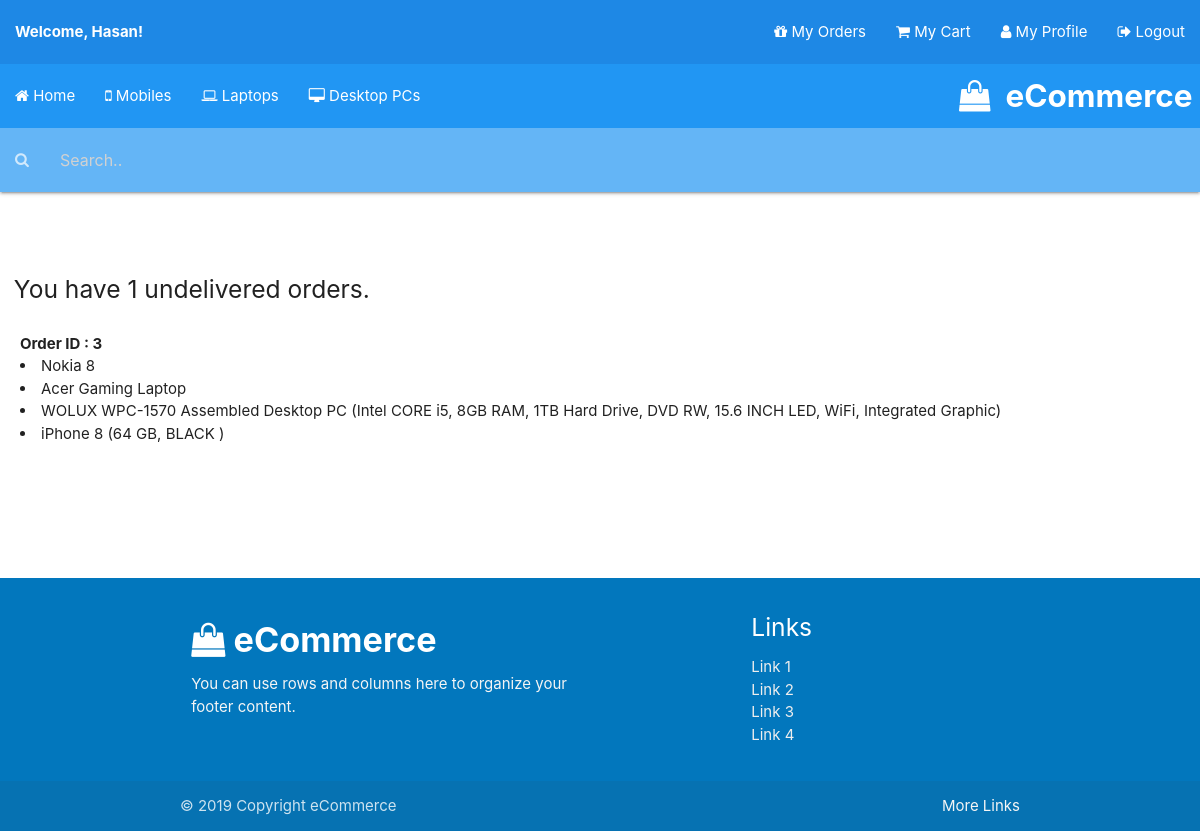
The page /orders.php (signed in) on the database its author committed.
### tables this page shows
CREATE TABLE `orders` (
  `id` int(11) NOT NULL,
  `username` varchar(255) NOT NULL,
  `email` varchar(255) DEFAULT NULL,
  `products` text NOT NULL,
  `delivered` tinyint(1) NOT NULL DEFAULT '0'
);

### orders.php (the view, shortened to what this page needs)
<?php
include("auth.php");
?>
<?php include 'head.php'; ?>
<?php
if(isset($_SESSION["username"])){
        $userid = $_SESSION['username'];
        $conn= new mysqli("localhost","root","albarkaat","pubg");
        $sql = "SELECT * from orders where username = '$userid' AND delivered = false";
        $query = mysqli_query($conn, $sql);
        $no = 0;
        while ($row = mysqli_fetch_array($query))
        {
                $no++;
        }
        if ($no > 0) {
                echo "<h5>";
                echo "&nbsp;&nbsp;You have ".$no. " undelivered orders.";
                echo "</h5>";
                $conn = new mysqli("localhost","root","albarkaat","pubg");
                $sql = "SELECT * from orders where username = '$userid' AND delivered = false";
                $query = mysqli_query($conn, $sql);
                while ($row = mysqli_fetch_array($query))
                {
                        echo "<div style='padding: 10px; margin: 10px'>";
                        echo "<b>Order ID : ".$row['id']."</b><li> " .$row['products']." </li><br>";
                        echo "</div>";
                }
        }
        else
        {
               echo "<div style='padding: 10px; margin: 10px'>";
               echo "<b><h5>You don't have any undelivered orders. Click <a href='index.php'>here </a> to start shopping.</h5></b>";
               echo "</div>";
               echo "<br><br><br><br><br>";
       }
}
else
{
        echo "<div style='padding: 10px; margin: 10px'>";
        echo "<h5><b>Please <a href=login.php> login </a> to see your orders.<br><br><br><br><br>";
        echo "</h5></b></div>";
}
?>

### auth.php (shortened to what this page needs)
<?php
if(!isset($_SESSION["username"])){
	include 'log-.html';
}
else
{
	include 'log.php';
}
?>

### log.php (shortened to what this page needs)
<!DOCTYPE html>
<html>
<head>
</head>
<body>
  <nav>
    <div class="nav-wrapper" style="background-color: #1e88e5  ">
      <?php $username = $_SESSION["username"];
        echo "<div style='float: left;'>";
        echo "<b>&emsp;Welcome, ";
        echo $_SESSION['username'];
        echo "!</div></b>";
        ?>
      <ul class="right hide-on-med-and-down">
        <li><a href="orders.php"><i class="fa fa-gift fa-1x"></i>  My Orders</a></li>
        <li><a href="cart.php"><i class="fa fa-shopping-cart fa-1x"></i>  My Cart</a></li>
        <li><a href="profile.php"><i class='fa fa-user fa-1x'></i>  My Profile</a></li>
        <li><a href="logout.php"><i class="fa fa-sign-out fa-1x"></i>  Logout</a></li>
      </ul>
    </div>
  </nav>
</body>
</html>

### head.php (shortened to what this page needs)
<?php
echo '<link rel="stylesheet" href="https://cdnjs.cloudflare.com/ajax/libs/materialize/1.0.0/css/materialize.css">';
echo '<link rel="stylesheet" type="text/css" href="https://stackpath.bootstrapcdn.com/font-awesome/4.7.0/css/font-awesome.min.css">';
echo "<link rel='stylesheet' type='text/css' href='https://cdnjs.cloudflare.com/ajax/libs/materialize/1.0.0/js/materialize.js'>";
?>

### rows shown on the page
orders: id "3", products "Nokia 8 Acer Gaming Laptop WOLUX WPC-1570 Assembled Desktop PC (Intel CORE i5, 8GB RAM, 1TB Hard Drive, DVD RW, 15.6 INCH LED, WiFi, Integrated Graphic) iPhone 8 (64 GB, BLACK )"

### other values the page prints
$_SESSION['username'] "Hasan"
$no "1"
